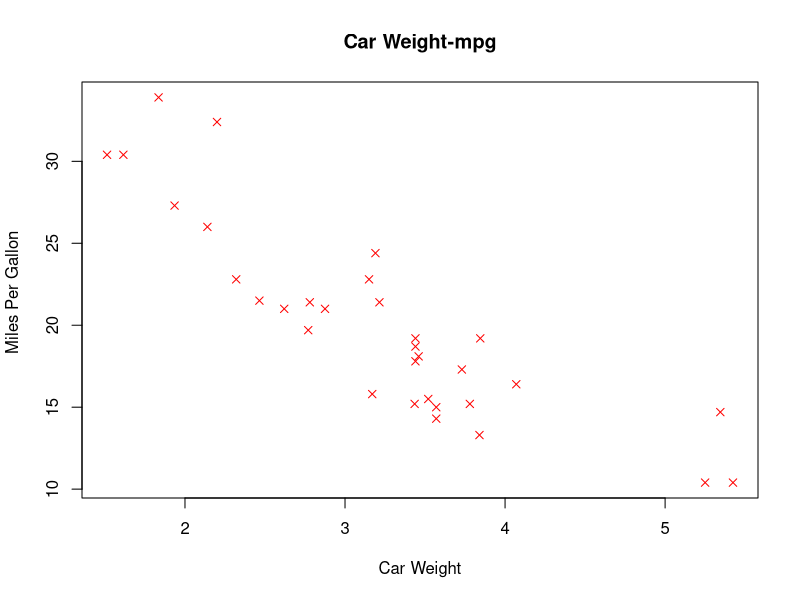
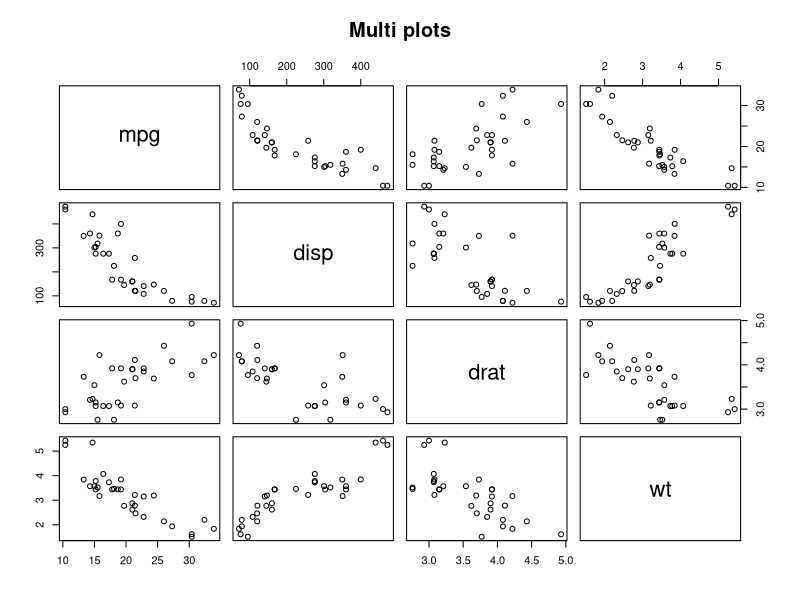
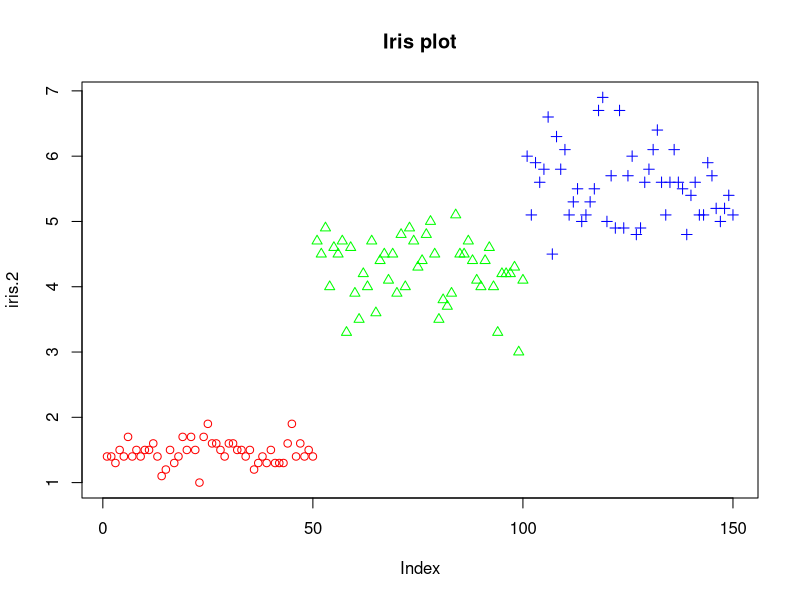
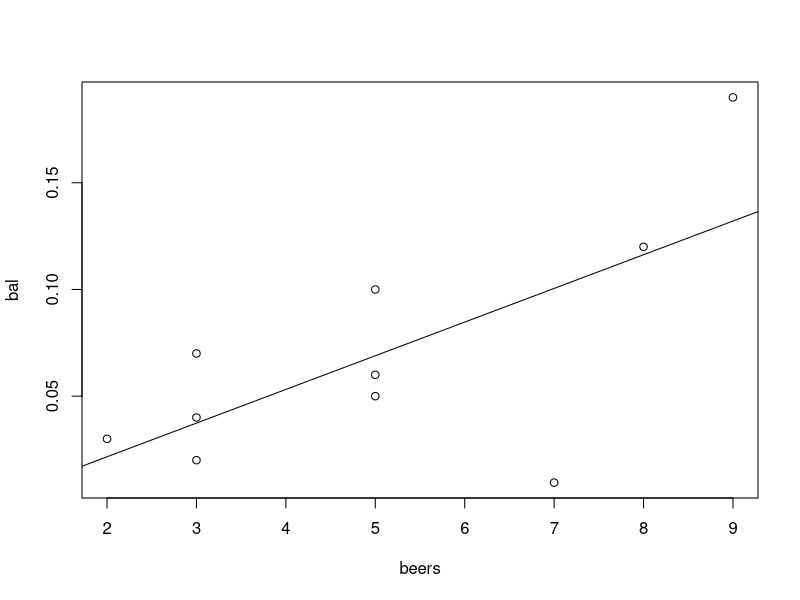
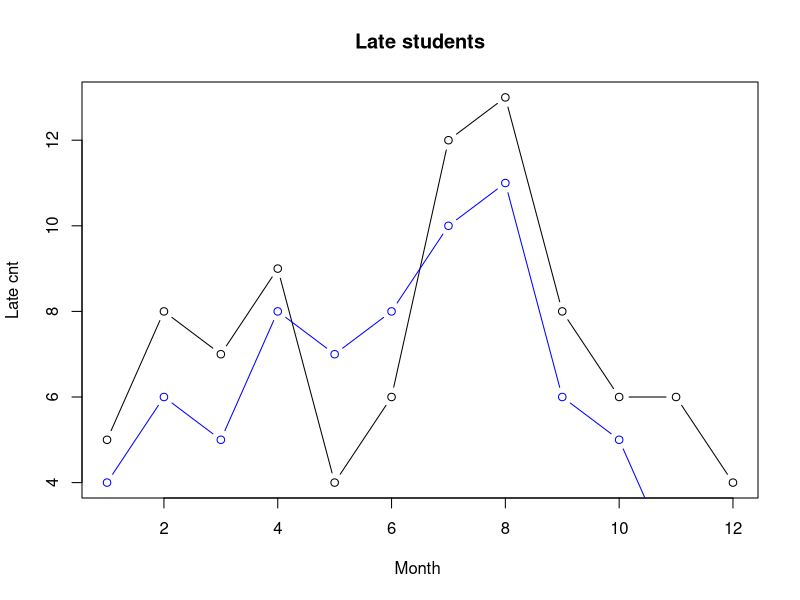
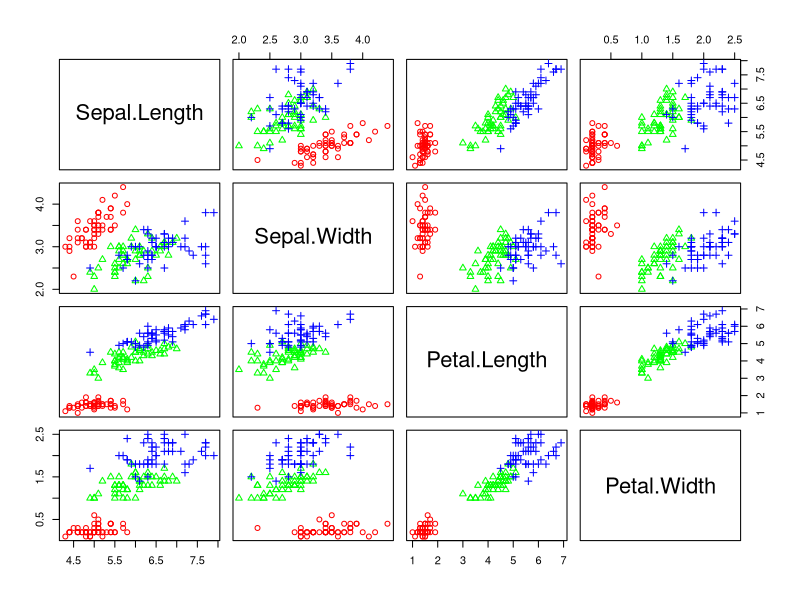

Write the R code that produced these figures, in order.
wt <- mtcars$wt
mpg <- mtcars$mpg
plot(wt, mpg,
     main="Car Weight-mpg",
     xlab="Car Weight",
     ylab="Miles Per Gallon ",
     col="red",
     pch=4,
     type="p")

head(mtcars)

vars <- c("mpg", "disp", "drat", "wt")
target <- mtcars[,vars]
class(target)
pairs(target,
      main="Multi plots")

head(iris)
iris.2 <- iris[,3,4]
point <- as.numeric(iris$Species)
color <- c("red","green","blue")
plot(iris.2,
     main="Iris plot",
     pch=c(point),
     col=color[point])

beers = c(5,2,9,8,3,7,3,5,3,5)
bal = c(0.1, 0.03, 0.19, 0.12, 0.04, 0.0095, 0.07,
        0.06, 0.02, 0.05)
tbl = data.frame(cbind(beers, bal))
tbl; class(tbl)
plot(bal~beers, data=tbl)
res=lm(bal~beers, data=tbl)
abline(res)
cor(beers,bal)

cor(iris[,1:4])



month = 1:12
late1 = c(5,8,7,9,4,6,12,13,8,6,6,4)
late2 = c(4,6,5,8,7,8,10,11,6,5,2,1)
plot(month,
     late1,
     main="Late students",
     type= "b",
     lty=1,
     lwd=1,
     xlab="Month ",
     ylab="Late cnt")
lines(month,
      late2,
      type="b",
      col = "blue")

sd(iris[,1])
sd(iris[,2])
sd(iris[,3])
sd(iris[,4])

par(mfrow = c(2,2))

point <- as.numeric(iris$Species)
color <- c("red","green","blue")
pairs(iris[,-5],
      pch=c(point),
      col=color[iris[,5]])
